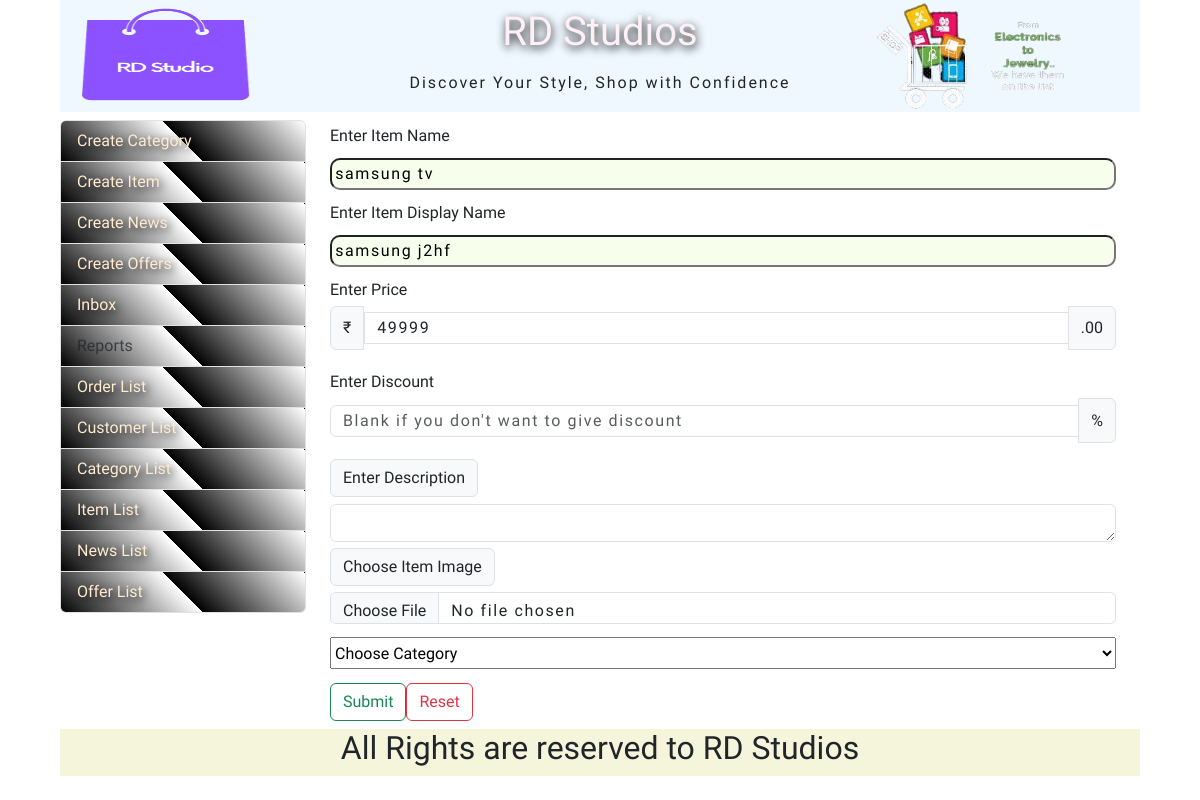
Screenshot of /editItemForm.php?item_id=10 with the database file from the repository.
### tables this page shows
CREATE TABLE IF NOT EXISTS `item_info` (
  `item_id` int(11) NOT NULL AUTO_INCREMENT,
  `item_name` varchar(55) NOT NULL,
  `item_dname` varchar(55) NOT NULL,
  `item_price` float NOT NULL,
  `item_description` text NOT NULL,
  `item_discount` float NOT NULL,
  `item_img` text NOT NULL,
  `item_category` varchar(20) NOT NULL,
  `reg_date` datetime NOT NULL,
  PRIMARY KEY (`item_id`)
);

### editItemForm.php (the view, shortened to what this page needs)
<?php
require_once("header.php");
?>
<div id="container" >
<div id="adminArea" class="row">
<div id="leftAdminArea">
    <?php
     require_once("adminMenu.php");
    ?>
</div>
<div id="rightAdminArea">
<?php
   $id = $_REQUEST['item_id'];
   $sql = "select * from item_info where item_id='$id'";
   $rsCat = mysqli_query($con,$sql);
   $row= mysqli_fetch_array($rsCat);
  ?>
  <form method="post" action="editItem.php" enctype="multipart/form-data">
   <label for="txtName">Enter Item Name</label>
   <input type="text" name="txtName" value="<?=$row['item_name']?>">
   <label for="txtDName">Enter Item Display Name</label>
   <input type="text" name="txtDName" value="<?=$row['item_dname']?>">
   <label for="numPrice">Enter Price</label>
   <div class="input-group mb-3">
  <span class="input-group-text">&#8377;</span>
  <input type="number" name="numPrice" value="<?=$row['item_price']?>" class="form-control" aria-label="Amount (to the nearest dollar)" style="width:auto;">
  <span class="input-group-text">.00</span>
  </div>
  <label for="numDiscount">Enter Discount</label>
  <div class="input-group mb-3">
      <input name="numDiscount" type="number" class="form-control" placeholder="Blank if you don't want to give discount" aria-label="Blank if you don't want to give discount" aria-describedby="basic-addon1" style="width:auto;">
      <span class="input-group-text" id="basic-addon1">%</span>
</div>
<div class="input-group-prepend">
    <span class="input-group-text">Enter Description</span>
  </div>
  <textarea name="txtAdes" class="form-control" aria-label="With textarea"></textarea>
   <label class="input-group-text" for="inputGroupFile02">Choose Item Image</label>
   <input type="file" class="form-control" id="inputGroupFile02" name="flImage">
 <select name="cmbCat"  aria-label="Default select example" name="cmbCatType">
 <option selected>Choose Category </option>
</select>
 <div id="formButtons">
 <button type="submit" class="btn btn-outline-success mt-2">Submit</button>
 <button type="reset" class="btn btn-outline-danger mt-2">Reset</button>
 </div>
</form>
</div>
</div>
</div>
<?php
require_once("footer.php");
?>

### css/style.css (style rules this page uses)
* { margin: 0px; padding: 0px; }
body { font-family: 'Balthazar', serif; }
#container { margin: 0.5rem; width: 90vw; display: flex; flex-direction: column; min-height: 70vh; max-height: fit-content; }
#container form { display: flex; flex-wrap: wrap; flex-direction: column; align-content: space-around; justify-content: center; align-items: flex-start; font-size: 1rem; line-height: 2rem; }
#container form input,#container form select,#container form textarea { width: 100%; height: 2rem; margin: 0.4rem 0px; }
form { display: flex; flex-direction: row; flex-wrap: nowrap; justify-content: center; align-items: center; }
form input { margin-left: 1rem; margin-top: 0.3rem; padding: 0.2rem; border-radius: 10px; letter-spacing: .1em; color: black; background-color: #f7ffec; }
#formButtons { display: flex; }
#adminArea { width: 100%; }
#leftAdminArea { width: 25%; }
#rightAdminArea { width: 75%; }

### rows the page displays
item_info: txtName "samsung tv", txtDName "samsung j2hf", numPrice "49999"
